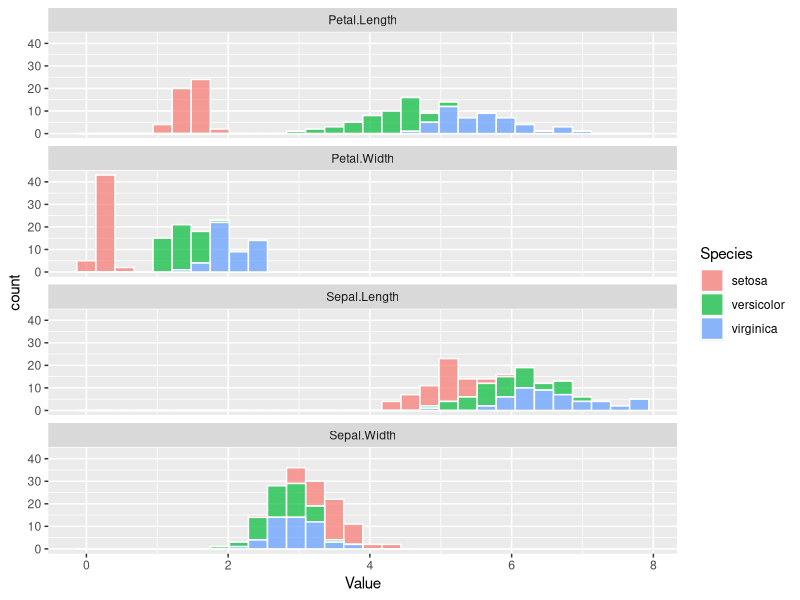
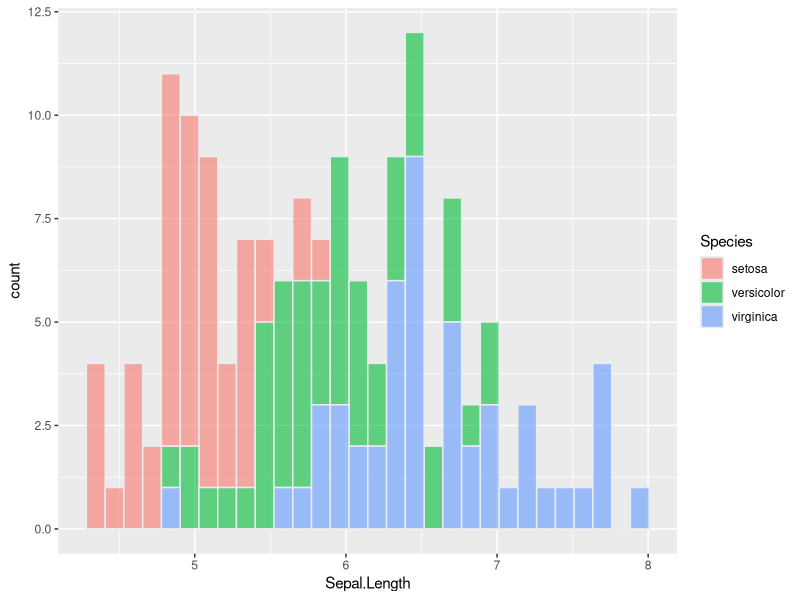
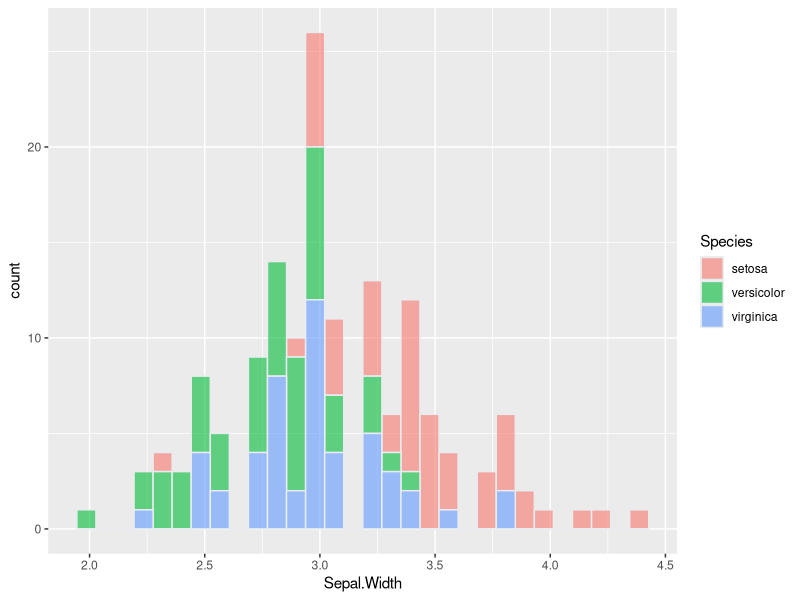
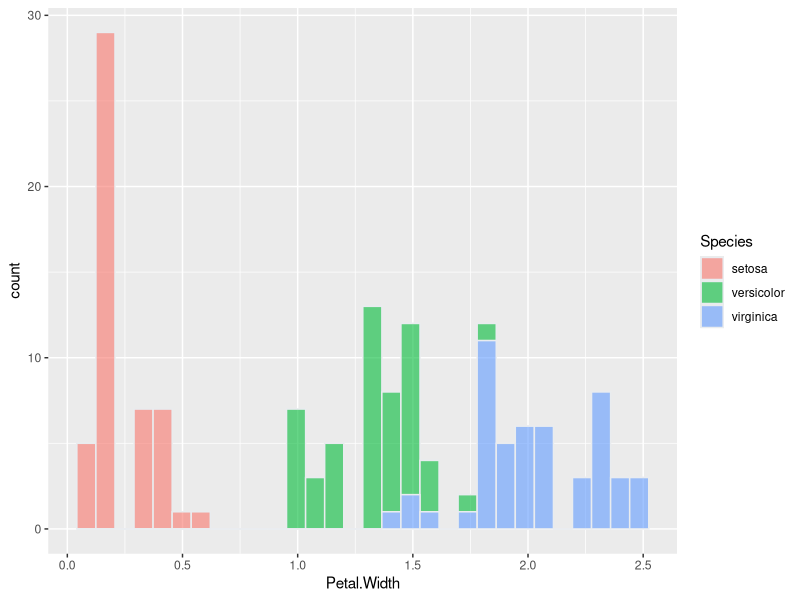
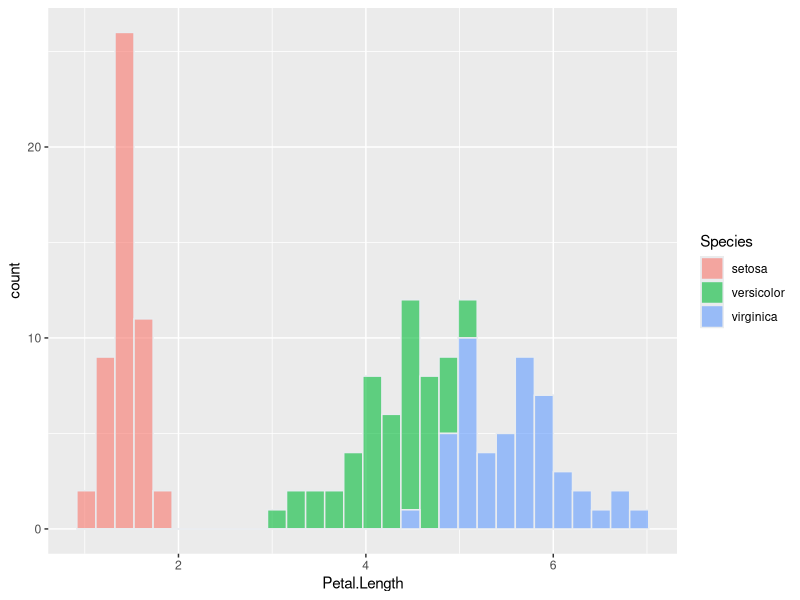
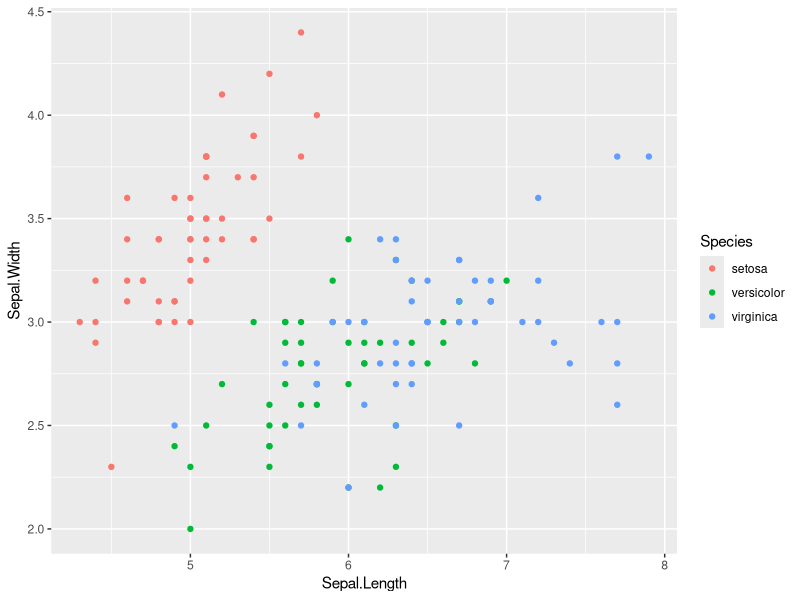
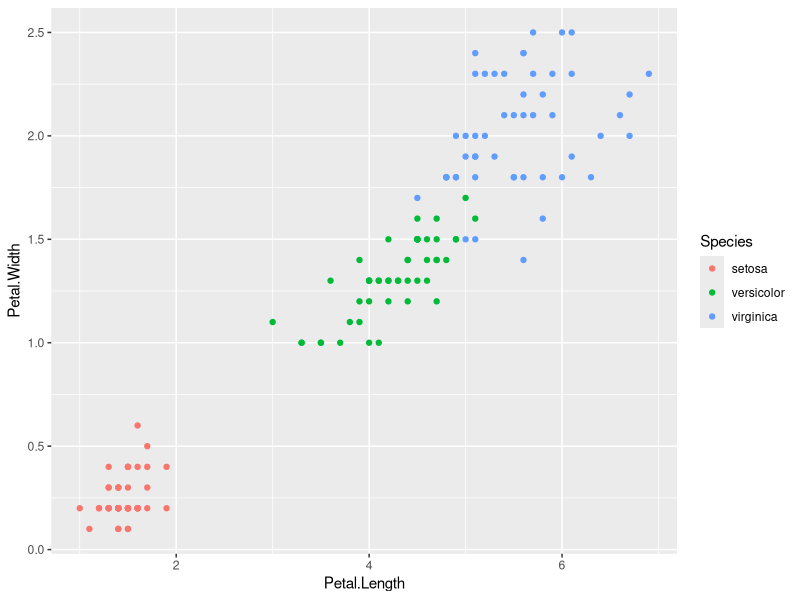
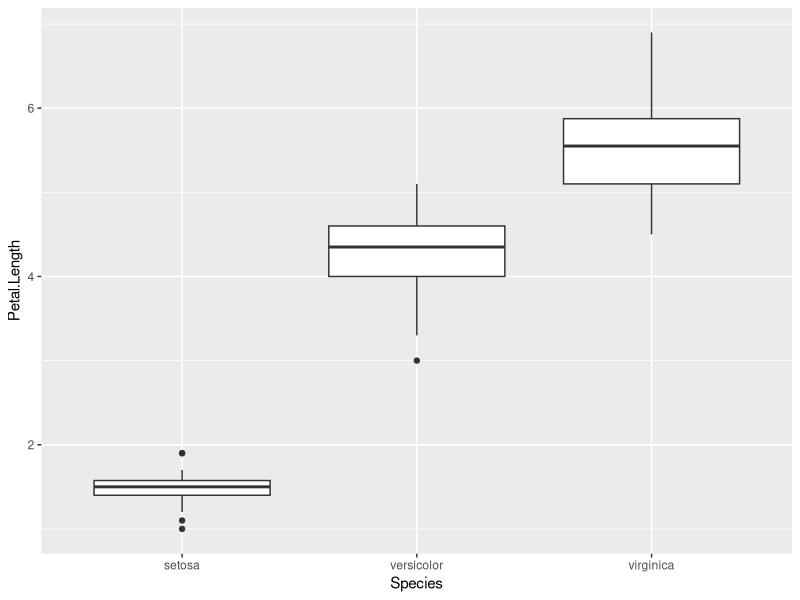

The R script that drew these images, in order:
# https://www.statology.org/iris-dataset-r/

# https://www.sciencefacts.net/sepals.html


library(ggplot2)
library(dplyr)
library(tidyr)

iris_tb <- as_tibble(iris)

iris_long <- pivot_longer(iris_tb,
                          names_to = "Measurement", 
                          values_to = "Value",
                          -Species)

ggplot(iris_long,aes(x=Value,fill=Species))+
  geom_histogram(color="white", alpha=0.7)+
  facet_wrap(~Measurement,ncol=1)

ggplot(iris_tb,aes(x=Sepal.Length,fill=Species))+
     geom_histogram(color='#e9ecef', alpha=0.6)

ggplot(iris_tb,aes(x=Sepal.Width,fill=Species))+
  geom_histogram(color='#e9ecef', alpha=0.6)

ggplot(iris_tb,aes(x=Petal.Width,fill=Species))+
  geom_histogram(color='#e9ecef', alpha=0.6)

ggplot(iris_tb,aes(x=Petal.Length,fill=Species))+
  geom_histogram(color='#e9ecef', alpha=0.6)

ggplot(iris_tb,aes(x=Sepal.Length,y=Sepal.Width,colour=Species))+geom_point()

ggplot(iris_tb,aes(x=Petal.Length,y=Petal.Width,colour=Species))+geom_point()

ggplot(iris_tb,aes(x=Species,y=Petal.Length))+geom_boxplot()


iris_long <- pivot_longer(iris_tb,names_to = "Measurement", values_to = "Value",-Species)

ggplot(iris_long,aes(y=Value,colour=Species))+geom_boxplot()+facet_wrap(~Measurement)


ggplot(iris_tb,aes(x=Petal.Length,y=Petal.Width,colour=Species)) + geom_point()

res <- iris_long %>%
        group_by(Species,Measurement) %>%
        summarise(Min=min(Value),
                  Max=max(Value),
                  Mean=mean(Value),
                  SD=sd(Value)) %>%
        ungroup() %>%
        arrange(desc(Mean)) %>%
        slice(1:12)
        


